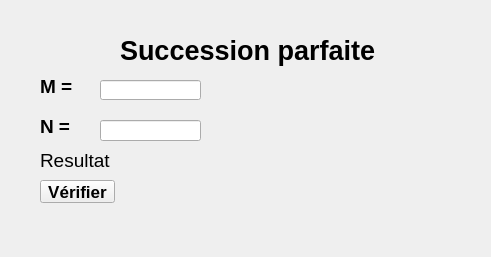
<?xml version="1.0" encoding="UTF-8"?>
<ui version="4.0">
 <class>Form</class>
 <widget class="QWidget" name="Form">
  <property name="geometry">
   <rect>
    <x>0</x>
    <y>0</y>
    <width>491</width>
    <height>257</height>
   </rect>
  </property>
  <property name="windowTitle">
   <string>Form</string>
  </property>
  <widget class="QLabel" name="label">
   <property name="geometry">
    <rect>
     <x>40</x>
     <y>80</y>
     <width>47</width>
     <height>13</height>
    </rect>
   </property>
   <property name="font">
    <font>
     <pointsize>14</pointsize>
     <weight>75</weight>
     <bold>true</bold>
    </font>
   </property>
   <property name="text">
    <string>M = </string>
   </property>
  </widget>
  <widget class="QLabel" name="label_2">
   <property name="geometry">
    <rect>
     <x>40</x>
     <y>120</y>
     <width>47</width>
     <height>13</height>
    </rect>
   </property>
   <property name="font">
    <font>
     <pointsize>14</pointsize>
     <weight>75</weight>
     <bold>true</bold>
    </font>
   </property>
   <property name="text">
    <string>N = </string>
   </property>
  </widget>
  <widget class="QLabel" name="titre">
   <property name="geometry">
    <rect>
     <x>120</x>
     <y>30</y>
     <width>391</width>
     <height>41</height>
    </rect>
   </property>
   <property name="font">
    <font>
     <pointsize>20</pointsize>
     <weight>75</weight>
     <bold>true</bold>
    </font>
   </property>
   <property name="text">
    <string>Succession parfaite</string>
   </property>
  </widget>
  <widget class="QLabel" name="resultat">
   <property name="geometry">
    <rect>
     <x>40</x>
     <y>150</y>
     <width>431</width>
     <height>20</height>
    </rect>
   </property>
   <property name="font">
    <font>
     <pointsize>14</pointsize>
    </font>
   </property>
   <property name="text">
    <string>Resultat</string>
   </property>
  </widget>
  <widget class="QLineEdit" name="M">
   <property name="geometry">
    <rect>
     <x>100</x>
     <y>80</y>
     <width>101</width>
     <height>20</height>
    </rect>
   </property>
  </widget>
  <widget class="QLineEdit" name="N">
   <property name="geometry">
    <rect>
     <x>100</x>
     <y>120</y>
     <width>101</width>
     <height>21</height>
    </rect>
   </property>
  </widget>
  <widget class="QPushButton" name="verifier">
   <property name="geometry">
    <rect>
     <x>40</x>
     <y>180</y>
     <width>75</width>
     <height>23</height>
    </rect>
   </property>
   <property name="font">
    <font>
     <pointsize>13</pointsize>
     <weight>75</weight>
     <bold>true</bold>
    </font>
   </property>
   <property name="text">
    <string>Vérifier</string>
   </property>
  </widget>
 </widget>
 <resources/>
 <connections/>
</ui>
